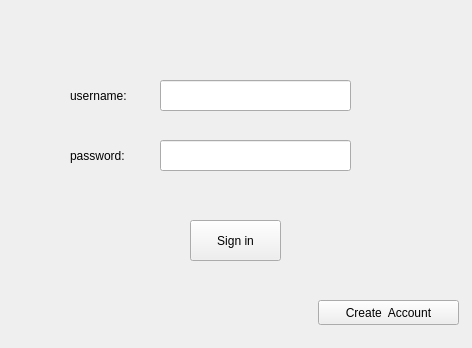
<?xml version="1.0" encoding="UTF-8"?>
<ui version="4.0">
 <class>client</class>
 <widget class="QWidget" name="client">
  <property name="geometry">
   <rect>
    <x>0</x>
    <y>0</y>
    <width>472</width>
    <height>348</height>
   </rect>
  </property>
  <property name="windowTitle">
   <string>client</string>
  </property>
  <widget class="QPushButton" name="pushButton_register">
   <property name="geometry">
    <rect>
     <x>318</x>
     <y>300</y>
     <width>141</width>
     <height>25</height>
    </rect>
   </property>
   <property name="text">
    <string>Create  Account</string>
   </property>
  </widget>
  <widget class="QLineEdit" name="lineEdit_password">
   <property name="geometry">
    <rect>
     <x>160</x>
     <y>140</y>
     <width>191</width>
     <height>31</height>
    </rect>
   </property>
   <property name="text">
    <string/>
   </property>
  </widget>
  <widget class="QPushButton" name="pushButton_signIn">
   <property name="geometry">
    <rect>
     <x>190</x>
     <y>220</y>
     <width>91</width>
     <height>41</height>
    </rect>
   </property>
   <property name="text">
    <string>Sign in</string>
   </property>
  </widget>
  <widget class="QLabel" name="label_2">
   <property name="geometry">
    <rect>
     <x>70</x>
     <y>140</y>
     <width>81</width>
     <height>31</height>
    </rect>
   </property>
   <property name="text">
    <string>password:</string>
   </property>
  </widget>
  <widget class="QLabel" name="label">
   <property name="geometry">
    <rect>
     <x>70</x>
     <y>80</y>
     <width>81</width>
     <height>31</height>
    </rect>
   </property>
   <property name="text">
    <string>username:</string>
   </property>
  </widget>
  <widget class="QLineEdit" name="lineEdit_username">
   <property name="geometry">
    <rect>
     <x>160</x>
     <y>80</y>
     <width>191</width>
     <height>31</height>
    </rect>
   </property>
  </widget>
 </widget>
 <layoutdefault spacing="6" margin="11"/>
 <resources/>
 <connections/>
</ui>
